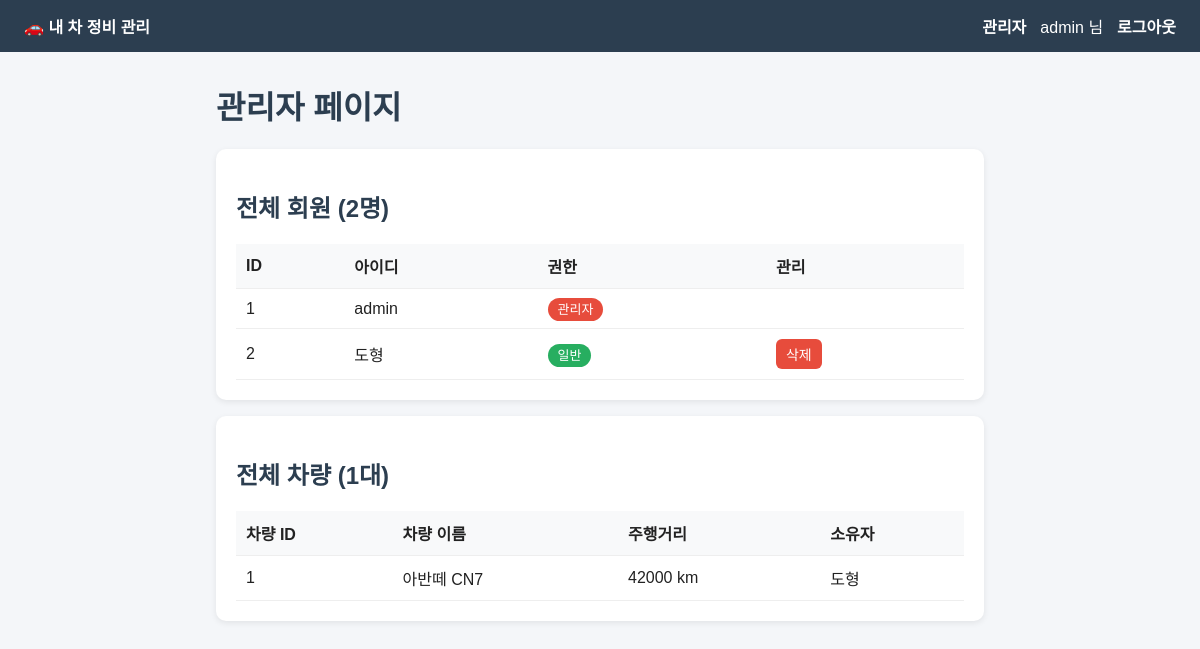
Page /admin/ (signed in) on the committed database.
### tables this page shows
CREATE TABLE users (
            id       INTEGER PRIMARY KEY AUTOINCREMENT,
            username TEXT UNIQUE NOT NULL,
            password TEXT NOT NULL,
            role     TEXT DEFAULT 'user'
        );

CREATE TABLE cars (
            id       INTEGER PRIMARY KEY AUTOINCREMENT,
            user_id  INTEGER NOT NULL,
            car_name TEXT NOT NULL,
            mileage  INTEGER DEFAULT 0,
            FOREIGN KEY (user_id) REFERENCES users(id)
        );

### app.py (the view)
@app.route('/admin/')
def admin():
    if session.get('role') != 'admin':
        return redirect('/')
    conn = get_db()
    cur = conn.cursor()
    cur.execute('SELECT * FROM users')
    users = cur.fetchall()
    cur.execute('''
        SELECT cars.*, users.username
        FROM cars JOIN users ON cars.user_id = users.id
    ''')
    cars = cur.fetchall()
    conn.close()
    return render_template('admin.html', users=users, cars=cars)

### app.py (called while the page is built)
def get_db():
    conn = sqlite3.connect(DB_NAME)
    conn.row_factory = sqlite3.Row  # 결과를 컬럼 이름으로 꺼낼 수 있게 해줌
    return conn

### templates/admin.html
{% extends 'base.html' %}
{% block content %}
<h1>관리자 페이지</h1>
<div class="card">
    <h2>전체 회원 ({{ users|length }}명)</h2>
    <table>
        <tr><th>ID</th><th>아이디</th><th>권한</th><th>관리</th></tr>
        {% for u in users %}
        <tr>
            <td>{{ u['id'] }}</td>
            <td>{{ u['username'] }}</td>
            <td>
                {% if u['role'] == 'admin' %}
                    <span class="badge red">관리자</span>
                {% else %}
                    <span class="badge green">일반</span>
                {% endif %}
            </td>
            <td>
                {% if u['role'] != 'admin' %}
                <a href="/admin/user/{{ u['id'] }}/delete/" class="btn btn-danger" style="padding:5px 10px;"
                   onclick="return confirm('이 회원을 삭제할까요?')">삭제</a>
                {% endif %}
            </td>
        </tr>
        {% endfor %}
    </table>
</div>
<div class="card">
    <h2>전체 차량 ({{ cars|length }}대)</h2>
    <table>
        <tr><th>차량 ID</th><th>차량 이름</th><th>주행거리</th><th>소유자</th></tr>
        {% for c in cars %}
        <tr>
            <td>{{ c['id'] }}</td>
            <td>{{ c['car_name'] }}</td>
            <td>{{ c['mileage'] }} km</td>
            <td>{{ c['username'] }}</td>
        </tr>
        {% endfor %}
    </table>
</div>
{% endblock %}

### templates/base.html (style rules this page uses)
* { box-sizing: border-box; font-family: 'Malgun Gothic', sans-serif; }
body { margin: 0; background: #f4f6f9; color: #222; }
.card { background: #fff; border-radius: 10px; padding: 20px; box-shadow: 0 2px 6px rgba(0,0,0,0.08); margin-bottom: 16px; }
h1, h2 { color: #2c3e50; }
.btn { display: inline-block; background: #3498db; color: #fff; padding: 8px 16px; border-radius: 6px; text-decoration: none; border: none; cursor: pointer; font-size: 14px; }
.btn-danger { background: #e74c3c; }
table { width: 100%; border-collapse: collapse; }
th, td { padding: 10px; border-bottom: 1px solid #eee; text-align: left; }
th { background: #f8f9fa; }
.badge { padding: 4px 10px; border-radius: 12px; color: #fff; font-size: 13px; }
.red { background: #e74c3c; }
.green { background: #27ae60; }

### rows in the picture
users: id "1", username "admin", role "관리자"
users: id "2", username "도형", role "일반"
cars: id "1", car_name "아반떼 CN7", mileage "42000", username "도형"

### other values in the picture
{{ session['username'] }} "admin"
{{ users|length }} "2"
{{ cars|length }} "1"
